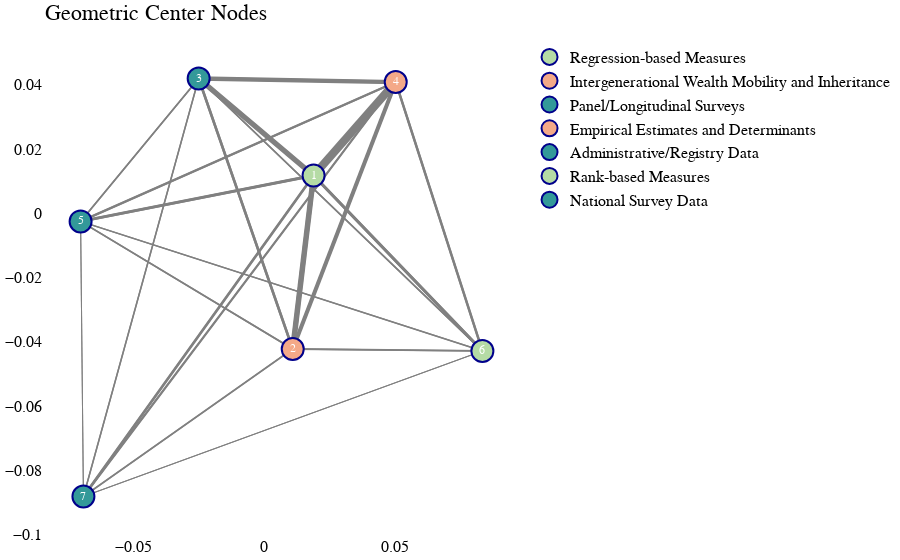
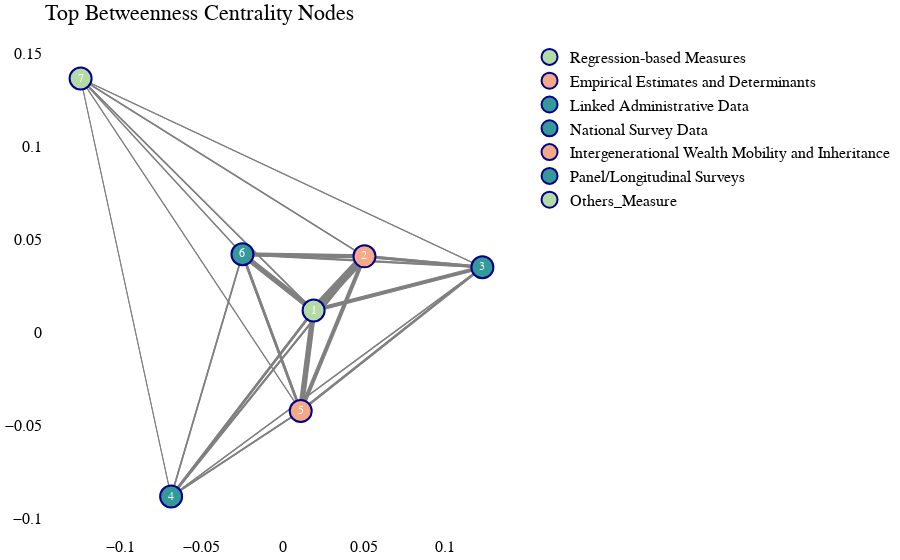
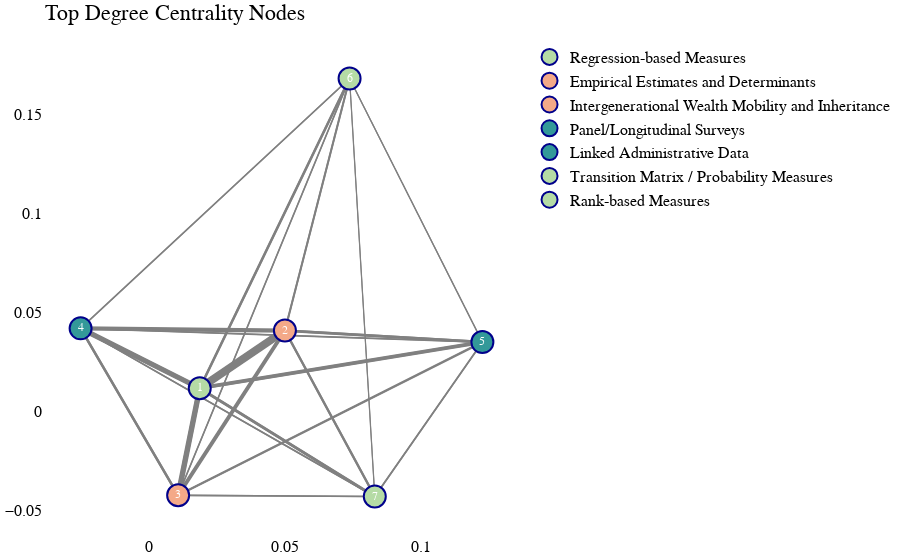

The notebook cell saved with these charts, in order:
### Markdown cell above
# By setting a radius around the centroid (0,0)

### Code cell
import pandas as pd
import plotly.graph_objects as go
import networkx as nx
import math

# Load your CSV
df_feature_edges = pd.read_csv(f'{path}/results/weights_properties_citations_noTypeYear.csv')

# Build the graph
G = nx.DiGraph()
for _, row in df_feature_edges.iterrows():
    G.add_edge(row['from_val'], row['to_val'], weight=row['weight'])

# Layout
pos = nx.spring_layout(G, seed=42, k=5 / math.sqrt(G.order()))

# --- CENTRALITY METRICS ---
betweenness = nx.betweenness_centrality(G)
degree = dict(G.degree())

# How many top central nodes to show
top_k = 7  # total = 31

# Top-k nodes by betweenness centrality
top_betweenness_nodes = sorted(betweenness, key=betweenness.get, reverse=True)[:top_k]
# Top-k nodes by degree centrality
top_degree_nodes = sorted(degree, key=degree.get, reverse=True)[:top_k]

# --- GEOMETRIC CENTER ZONE ---
center_radius = 0.1
geometric_center_nodes = [node for node, (x, y) in pos.items() if abs(x) <= center_radius and abs(y) <= center_radius]

# --- CREATE SUBGRAPH FUNCTION ---
def make_subgraph_plot(subgraph_nodes_ordered, centrality_dict, title):
    G_sub = G.subgraph(subgraph_nodes_ordered).copy()
    pos_sub = {n: pos[n] for n in G_sub.nodes()}
    
    edge_weights = [G_sub[u][v]['weight'] for u, v in G_sub.edges()]
    min_w, max_w = min(edge_weights, default=1), max(edge_weights, default=1)
    scaled_widths = [scale_weight(w, min_w, max_w) for w in edge_weights]
    
    # Edge traces
    edge_traces = []
    for (u, v), width in zip(G_sub.edges(), scaled_widths):
        edge_traces.append(go.Scatter(
            x=[pos_sub[u][0], pos_sub[v][0], None],
            y=[pos_sub[u][1], pos_sub[v][1], None],
            mode='lines',
            line=dict(width=width, color='gray'),
            showlegend=False,
        ))

    # Node traces with correct rank labels
    node_traces = []
    for i, node in enumerate(subgraph_nodes_ordered):
        x, y = pos_sub[node]
        rank_label = str(i + 1)  # ranked order (1 = highest centrality, or closest to center)
        node_traces.append(go.Scatter(
            x=[x],
            y=[y],
            mode='markers+text',
            text=[rank_label],
            textposition='middle center',
            textfont=dict(size=12, color='white'),
            marker=dict(
                size=22,
                color=color_labels.get(node, '#cccccc'),
                line=dict(width=2, color='darkblue')
            ),
            hoverinfo='text',
            name=node,
            showlegend=True
        ))

    return go.Figure(data=edge_traces + node_traces, layout=go.Layout(
        title=title,
        showlegend=True,
        hovermode='closest',
        plot_bgcolor='rgba(255,255,255,0)',
        margin=dict(b=20, l=5, r=5, t=40),
        font=dict(size=16, color='black'),
        font_family="Times New Roman",
        xaxis=dict(showgrid=False, zeroline=False),
        yaxis=dict(showgrid=False, zeroline=False)
    ))



# --- DISPLAY THREE PLOTS ---
# Sort geometric center nodes by distance to origin
geom_sorted = sorted(geometric_center_nodes, key=lambda n: pos[n][0]**2 + pos[n][1]**2)

fig_geom = make_subgraph_plot(geom_sorted, {}, 'Geometric Center Nodes')
fig_betw = make_subgraph_plot(top_betweenness_nodes, betweenness, 'Top Betweenness Centrality Nodes')
fig_deg = make_subgraph_plot(top_degree_nodes, degree, 'Top Degree Centrality Nodes')

fig_geom.show()
fig_betw.show()
fig_deg.show()

### Figure 1 — Plotly figure (JSON) as saved in the notebook; plotly's stock layout.template omitted (floating-point values rounded to 4 significant figures)
{"data": [{"line": {"color": "gray", "width": 2.888}, "mode": "lines", "showlegend": false, "type": "scatter", "x": [-0.07005, 0.01878, null], "y": [-0.002504, 0.01177, null]}, {"line": {"color": "gray", "width": 2.384}, "mode": "lines", "showlegend": false, "type": "scatter", "x": [-0.07005, 0.0501, null], "y": [-0.002504, 0.04087, null]}, {"line": {"color": "gray", "width": 1.661}, "mode": "lines", "showlegend": false, "type": "scatter", "x": [-0.07005, 0.01083, null], "y": [-0.002504, -0.04222, null]}, {"line": {"color": "gray", "width": 1.59}, "mode": "lines", "showlegend": false, "type": "scatter", "x": [-0.07005, -0.02503, null], "y": [-0.002504, 0.04196, null]}, {"line": {"color": "gray", "width": 1.433}, "mode": "lines", "showlegend": false, "type": "scatter", "x": [-0.07005, 0.08316, null], "y": [-0.002504, -0.04282, null]}, {"line": {"color": "gray", "width": 1}, "mode": "lines", "showlegend": false, "type": "scatter", "x": [-0.07005, -0.06897, null], "y": [-0.002504, -0.08811, null]}, {"line": {"color": "gray", "width": 6.34}, "mode": "lines", "showlegend": false, "type": "scatter", "x": [0.0501, 0.01878, null], "y": [0.04087, 0.01177, null]}, {"line": {"color": "gray", "width": 2.872}, "mode": "lines", "showlegend": false, "type": "scatter", "x": [0.0501, -0.02503, null], "y": [0.04087, 0.04196, null]}, {"line": {"color": "gray", "width": 2.636}, "mode": "lines", "showlegend": false, "type": "scatter", "x": [0.0501, 0.01083, null], "y": [0.04087, -0.04222, null]}, {"line": {"color": "gray", "width": 2.172}, "mode": "lines", "showlegend": false, "type": "scatter", "x": [0.0501, 0.08316, null], "y": [0.04087, -0.04282, null]}, {"line": {"color": "gray", "width": 1.92}, "mode": "lines", "showlegend": false, "type": "scatter", "x": [0.0501, -0.07005, null], "y": [0.04087, -0.002504, null]}, {"line": {"color": "gray", "width": 1.362}, "mode": "lines", "showlegend": false, "type": "scatter", "x": [0.0501, -0.06897, null], "y": [0.04087, -0.08811, null]}, {"line": {"color": "gray", "width": 5.247}, "mode": "lines", "showlegend": false, "type": "scatter", "x": [-0.02503, 0.01878, null], "y": [0.04196, 0.01177, null]}, {"line": {"color": "gray", "width": 4.264}, "mode": "lines", "showlegend": false, "type": "scatter", "x": [-0.02503, 0.0501, null], "y": [0.04196, 0.04087, null]}, {"line": {"color": "gray", "width": 2.439}, "mode": "lines", "showlegend": false, "type": "scatter", "x": [-0.02503, 0.01083, null], "y": [0.04196, -0.04222, null]}, {"line": {"color": "gray", "width": 1.661}, "mode": "lines", "showlegend": false, "type": "scatter", "x": [-0.02503, 0.08316, null], "y": [0.04196, -0.04282, null]}, {"line": {"color": "gray", "width": 1.566}, "mode": "lines", "showlegend": false, "type": "scatter", "x": [-0.02503, -0.07005, null], "y": [0.04196, -0.002504, null]}, {"line": {"color": "gray", "width": 1.37}, "mode": "lines", "showlegend": false, "type": "scatter", "x": [-0.02503, -0.06897, null], "y": [0.04196, -0.08811, null]}, {"line": {"color": "gray", "width": 5.507}, "mode": "lines", "showlegend": false, "type": "scatter", "x": [0.01083, 0.01878, null], "y": [-0.04222, 0.01177, null]}, {"line": {"color": "gray", "width": 4.036}, "mode": "lines", "showlegend": false, "type": "scatter", "x": [0.01083, 0.0501, null], "y": [-0.04222, 0.04087, null]}, {"line": {"color": "gray", "width": 2.518}, "mode": "lines", "showlegend": false, "type": "scatter", "x": [0.01083, -0.02503, null], "y": [-0.04222, 0.04196, null]}, {"line": {"color": "gray", "width": 1.787}, "mode": "lines", "showlegend": false, "type": "scatter", "x": [0.01083, 0.08316, null], "y": [-0.04222, -0.04282, null]}, {"line": {"color": "gray", "width": 1.684}, "mode": "lines", "showlegend": false, "type": "scatter", "x": [0.01083, -0.07005, null], "y": [-0.04222, -0.002504, null]}, {"line": {"color": "gray", "width": 1.37}, "mode": "lines", "showlegend": false, "type": "scatter", "x": [0.01083, -0.06897, null], "y": [-0.04222, -0.08811, null]}, {"line": {"color": "gray", "width": 2.667}, "mode": "lines", "showlegend": false, "type": "scatter", "x": [-0.06897, 0.01878, null], "y": [-0.08811, 0.01177, null]}, {"line": {"color": "gray", "width": 2.101}, "mode": "lines", "showlegend": false, "type": "scatter", "x": [-0.06897, 0.0501, null], "y": [-0.08811, 0.04087, null]}, {"line": {"color": "gray", "width": 1.645}, "mode": "lines", "showlegend": false, "type": "scatter", "x": [-0.06897, 0.01083, null], "y": [-0.08811, -0.04222, null]}, {"line": {"color": "gray", "width": 1.488}, "mode": "lines", "showlegend": false, "type": "scatter", "x": [-0.06897, -0.02503, null], "y": [-0.08811, 0.04196, null]}, {"line": {"color": "gray", "width": 1.079}, "mode": "lines", "showlegend": false, "type": "scatter", "x": [-0.06897, 0.08316, null], "y": [-0.08811, -0.04282, null]}, {"line": {"color": "gray", "width": 1.031}, "mode": "lines", "showlegend": false, "type": "scatter", "x": [-0.06897, -0.07005, null], "y": [-0.08811, -0.002504, null]}, {"line": {"color": "gray", "width": 2.919}, "mode": "lines", "showlegend": false, "type": "scatter", "x": [0.08316, 0.01878, null], "y": [-0.04282, 0.01177, null]}, {"line": {"color": "gray", "width": 2.494}, "mode": "lines", "showlegend": false, "type": "scatter", "x": [0.08316, 0.0501, null], "y": [-0.04282, 0.04087, null]}, {"line": {"color": "gray", "width": 1.645}, "mode": "lines", "showlegend": false, "type": "scatter", "x": [0.08316, 0.01083, null], "y": [-0.04282, -0.04222, null]}, {"line": {"color": "gray", "width": 1.551}, "mode": "lines", "showlegend": false, "type": "scatter", "x": [0.08316, -0.02503, null], "y": [-0.04282, 0.04196, null]}, {"line": {"color": "gray", "width": 1.378}, "mode": "lines", "showlegend": false, "type": "scatter", "x": [0.08316, -0.07005, null], "y": [-0.04282, -0.002504, null]}, {"line": {"color": "gray", "width": 1}, "mode": "lines", "showlegend": false, "type": "scatter", "x": [0.08316, -0.06897, null], "y": [-0.04282, -0.08811, null]}, {"line": {"color": "gray", "width": 8}, "mode": "lines", "showlegend": false, "type": "scatter", "x": [0.01878, 0.0501, null], "y": [0.01177, 0.04087, null]}, {"line": {"color": "gray", "width": 4.421}, "mode": "lines", "showlegend": false, "type": "scatter", "x": [0.01878, 0.01083, null], "y": [0.01177, -0.04222, null]}, {"line": {"color": "gray", "width": 4.193}, "mode": "lines", "showlegend": false, "type": "scatter", "x": [0.01878, -0.02503, null], "y": [0.01177, 0.04196, null]}, {"line": {"color": "gray", "width": 2.667}, "mode": "lines", "showlegend": false, "type": "scatter", "x": [0.01878, 0.08316, null], "y": [0.01177, -0.04282, null]}, {"line": {"color": "gray", "width": 2.542}, "mode": "lines", "showlegend": false, "type": "scatter", "x": [0.01878, -0.07005, null], "y": [0.01177, -0.002504, null]}, {"line": {"color": "gray", "width": 1.936}, "mode": "lines", "showlegend": false, "type": "scatter", "x": [0.01878, -0.06897, null], "y": [0.01177, -0.08811, null]}, {"hoverinfo": "text", "marker": {"color": "#B5DBA5", "line": {"color": "darkblue", "width": 2}, "size": 22}, "mode": "markers+text", "name": "Regression‐based Measures", "showlegend": true, "text": ["1"], "textfont": {"color": "white", "size": 12}, "textposition": "middle center", "type": "scatter", "x": [0.01878], "y": [0.01177]}, {"hoverinfo": "text", "marker": {"color": "#F4A988", "line": {"color": "darkblue", "width": 2}, "size": 22}, "mode": "markers+text", "name": "Intergenerational Wealth Mobility and Inheritance", "showlegend": true, "text": ["2"], "textfont": {"color": "white", "size": 12}, "textposition": "middle center", "type": "scatter", "x": [0.01083], "y": [-0.04222]}, {"hoverinfo": "text", "marker": {"color": "#339999", "line": {"color": "darkblue", "width": 2}, "size": 22}, "mode": "markers+text", "name": "Panel/Longitudinal Surveys", "showlegend": true, "text": ["3"], "textfont": {"color": "white", "size": 12}, "textposition": "middle center", "type": "scatter", "x": [-0.02503], "y": [0.04196]}, {"hoverinfo": "text", "marker": {"color": "#F4A988", "line": {"color": "darkblue", "width": 2}, "size": 22}, "mode": "markers+text", "name": "Empirical Estimates and Determinants", "showlegend": true, "text": ["4"], "textfont": {"color": "white", "size": 12}, "textposition": "middle center", "type": "scatter", "x": [0.0501], "y": [0.04087]}, {"hoverinfo": "text", "marker": {"color": "#339999", "line": {"color": "darkblue", "width": 2}, "size": 22}, "mode": "markers+text", "name": "Administrative/Registry Data", "showlegend": true, "text": ["5"], "textfont": {"color": "white", "size": 12}, "textposition": "middle center", "type": "scatter", "x": [-0.07005], "y": [-0.002504]}, {"hoverinfo": "text", "marker": {"color": "#B5DBA5", "line": {"color": "darkblue", "width": 2}, "size": 22}, "mode": "markers+text", "name": "Rank‐based Measures", "showlegend": true, "text": ["6"], "textfont": {"color": "white", "size": 12}, "textposition": "middle center", "type": "scatter", "x": [0.08316], "y": [-0.04282]}, {"hoverinfo": "text", "marker": {"color": "#339999", "line": {"color": "darkblue", "width": 2}, "size": 22}, "mode": "markers+text", "name": "National Survey Data", "showlegend": true, "text": ["7"], "textfont": {"color": "white", "size": 12}, "textposition": "middle center", "type": "scatter", "x": [-0.06897], "y": [-0.08811]}], "layout": {"font": {"color": "black", "family": "Times New Roman", "size": 16}, "hovermode": "closest", "margin": {"b": 20, "l": 5, "r": 5, "t": 40}, "plot_bgcolor": "rgba(255,255,255,0)", "showlegend": true, "title": {"text": "Geometric Center Nodes"}, "xaxis": {"showgrid": false, "zeroline": false}, "yaxis": {"showgrid": false, "zeroline": false}}}

### Figure 2 — Plotly figure (JSON) as saved in the notebook; plotly's stock layout.template omitted (floating-point values rounded to 4 significant figures)
{"data": [{"line": {"color": "gray", "width": 1.678}, "mode": "lines", "showlegend": false, "type": "scatter", "x": [-0.1247, 0.01878, null], "y": [0.1364, 0.01177, null]}, {"line": {"color": "gray", "width": 1.624}, "mode": "lines", "showlegend": false, "type": "scatter", "x": [-0.1247, 0.0501, null], "y": [0.1364, 0.04087, null]}, {"line": {"color": "gray", "width": 1.308}, "mode": "lines", "showlegend": false, "type": "scatter", "x": [-0.1247, -0.02503, null], "y": [0.1364, 0.04196, null]}, {"line": {"color": "gray", "width": 1.254}, "mode": "lines", "showlegend": false, "type": "scatter", "x": [-0.1247, 0.1227, null], "y": [0.1364, 0.03503, null]}, {"line": {"color": "gray", "width": 1.2}, "mode": "lines", "showlegend": false, "type": "scatter", "x": [-0.1247, 0.01083, null], "y": [0.1364, -0.04222, null]}, {"line": {"color": "gray", "width": 1.046}, "mode": "lines", "showlegend": false, "type": "scatter", "x": [-0.1247, -0.06897, null], "y": [0.1364, -0.08811, null]}, {"line": {"color": "gray", "width": 6.373}, "mode": "lines", "showlegend": false, "type": "scatter", "x": [0.0501, 0.01878, null], "y": [0.04087, 0.01177, null]}, {"line": {"color": "gray", "width": 2.974}, "mode": "lines", "showlegend": false, "type": "scatter", "x": [0.0501, -0.02503, null], "y": [0.04087, 0.04196, null]}, {"line": {"color": "gray", "width": 2.958}, "mode": "lines", "showlegend": false, "type": "scatter", "x": [0.0501, 0.1227, null], "y": [0.04087, 0.03503, null]}, {"line": {"color": "gray", "width": 2.742}, "mode": "lines", "showlegend": false, "type": "scatter", "x": [0.0501, 0.01083, null], "y": [0.04087, -0.04222, null]}, {"line": {"color": "gray", "width": 1.493}, "mode": "lines", "showlegend": false, "type": "scatter", "x": [0.0501, -0.06897, null], "y": [0.04087, -0.08811, null]}, {"line": {"color": "gray", "width": 1.2}, "mode": "lines", "showlegend": false, "type": "scatter", "x": [0.0501, -0.1247, null], "y": [0.04087, 0.1364, null]}, {"line": {"color": "gray", "width": 5.302}, "mode": "lines", "showlegend": false, "type": "scatter", "x": [-0.02503, 0.01878, null], "y": [0.04196, 0.01177, null]}, {"line": {"color": "gray", "width": 4.338}, "mode": "lines", "showlegend": false, "type": "scatter", "x": [-0.02503, 0.0501, null], "y": [0.04196, 0.04087, null]}, {"line": {"color": "gray", "width": 2.55}, "mode": "lines", "showlegend": false, "type": "scatter", "x": [-0.02503, 0.01083, null], "y": [0.04196, -0.04222, null]}, {"line": {"color": "gray", "width": 2.164}, "mode": "lines", "showlegend": false, "type": "scatter", "x": [-0.02503, 0.1227, null], "y": [0.04196, 0.03503, null]}, {"line": {"color": "gray", "width": 1.501}, "mode": "lines", "showlegend": false, "type": "scatter", "x": [-0.02503, -0.06897, null], "y": [0.04196, -0.08811, null]}, {"line": {"color": "gray", "width": 1.062}, "mode": "lines", "showlegend": false, "type": "scatter", "x": [-0.02503, -0.1247, null], "y": [0.04196, 0.1364, null]}, {"line": {"color": "gray", "width": 5.556}, "mode": "lines", "showlegend": false, "type": "scatter", "x": [0.01083, 0.01878, null], "y": [-0.04222, 0.01177, null]}, {"line": {"color": "gray", "width": 4.115}, "mode": "lines", "showlegend": false, "type": "scatter", "x": [0.01083, 0.0501, null], "y": [-0.04222, 0.04087, null]}, {"line": {"color": "gray", "width": 2.627}, "mode": "lines", "showlegend": false, "type": "scatter", "x": [0.01083, -0.02503, null], "y": [-0.04222, 0.04196, null]}, {"line": {"color": "gray", "width": 2.542}, "mode": "lines", "showlegend": false, "type": "scatter", "x": [0.01083, 0.1227, null], "y": [-0.04222, 0.03503, null]}, {"line": {"color": "gray", "width": 1.501}, "mode": "lines", "showlegend": false, "type": "scatter", "x": [0.01083, -0.06897, null], "y": [-0.04222, -0.08811, null]}, {"line": {"color": "gray", "width": 1.054}, "mode": "lines", "showlegend": false, "type": "scatter", "x": [0.01083, -0.1247, null], "y": [-0.04222, 0.1364, null]}, {"line": {"color": "gray", "width": 2.773}, "mode": "lines", "showlegend": false, "type": "scatter", "x": [-0.06897, 0.01878, null], "y": [-0.08811, 0.01177, null]}, {"line": {"color": "gray", "width": 2.218}, "mode": "lines", "showlegend": false, "type": "scatter", "x": [-0.06897, 0.0501, null], "y": [-0.08811, 0.04087, null]}, {"line": {"color": "gray", "width": 1.771}, "mode": "lines", "showlegend": false, "type": "scatter", "x": [-0.06897, 0.01083, null], "y": [-0.08811, -0.04222, null]}, {"line": {"color": "gray", "width": 1.617}, "mode": "lines", "showlegend": false, "type": "scatter", "x": [-0.06897, -0.02503, null], "y": [-0.08811, 0.04196, null]}, {"line": {"color": "gray", "width": 1.486}, "mode": "lines", "showlegend": false, "type": "scatter", "x": [-0.06897, 0.1227, null], "y": [-0.08811, 0.03503, null]}, {"line": {"color": "gray", "width": 1}, "mode": "lines", "showlegend": false, "type": "scatter", "x": [-0.06897, -0.1247, null], "y": [-0.08811, 0.1364, null]}, {"line": {"color": "gray", "width": 8}, "mode": "lines", "showlegend": false, "type": "scatter", "x": [0.01878, 0.0501, null], "y": [0.01177, 0.04087, null]}, {"line": {"color": "gray", "width": 4.492}, "mode": "lines", "showlegend": false, "type": "scatter", "x": [0.01878, 0.01083, null], "y": [0.01177, -0.04222, null]}, {"line": {"color": "gray", "width": 4.269}, "mode": "lines", "showlegend": false, "type": "scatter", "x": [0.01878, -0.02503, null], "y": [0.01177, 0.04196, null]}, {"line": {"color": "gray", "width": 3.96}, "mode": "lines", "showlegend": false, "type": "scatter", "x": [0.01878, 0.1227, null], "y": [0.01177, 0.03503, null]}, {"line": {"color": "gray", "width": 2.056}, "mode": "lines", "showlegend": false, "type": "scatter", "x": [0.01878, -0.06897, null], "y": [0.01177, -0.08811, null]}, {"line": {"color": "gray", "width": 1.254}, "mode": "lines", "showlegend": false, "type": "scatter", "x": [0.01878, -0.1247, null], "y": [0.01177, 0.1364, null]}, {"line": {"color": "gray", "width": 3.097}, "mode": "lines", "showlegend": false, "type": "scatter", "x": [0.1227, 0.01878, null], "y": [0.03503, 0.01177, null]}, {"line": {"color": "gray", "width": 2.742}, "mode": "lines", "showlegend": false, "type": "scatter", "x": [0.1227, 0.0501, null], "y": [0.03503, 0.04087, null]}, {"line": {"color": "gray", "width": 1.771}, "mode": "lines", "showlegend": false, "type": "scatter", "x": [0.1227, 0.01083, null], "y": [0.03503, -0.04222, null]}, {"line": {"color": "gray", "width": 1.524}, "mode": "lines", "showlegend": false, "type": "scatter", "x": [0.1227, -0.02503, null], "y": [0.03503, 0.04196, null]}, {"line": {"color": "gray", "width": 1.108}, "mode": "lines", "showlegend": false, "type": "scatter", "x": [0.1227, -0.06897, null], "y": [0.03503, -0.08811, null]}, {"line": {"color": "gray", "width": 1.077}, "mode": "lines", "showlegend": false, "type": "scatter", "x": [0.1227, -0.1247, null], "y": [0.03503, 0.1364, null]}, {"hoverinfo": "text", "marker": {"color": "#B5DBA5", "line": {"color": "darkblue", "width": 2}, "size": 22}, "mode": "markers+text", "name": "Regression‐based Measures", "showlegend": true, "text": ["1"], "textfont": {"color": "white", "size": 12}, "textposition": "middle center", "type": "scatter", "x": [0.01878], "y": [0.01177]}, {"hoverinfo": "text", "marker": {"color": "#F4A988", "line": {"color": "darkblue", "width": 2}, "size": 22}, "mode": "markers+text", "name": "Empirical Estimates and Determinants", "showlegend": true, "text": ["2"], "textfont": {"color": "white", "size": 12}, "textposition": "middle center", "type": "scatter", "x": [0.0501], "y": [0.04087]}, {"hoverinfo": "text", "marker": {"color": "#339999", "line": {"color": "darkblue", "width": 2}, "size": 22}, "mode": "markers+text", "name": "Linked Administrative Data", "showlegend": true, "text": ["3"], "textfont": {"color": "white", "size": 12}, "textposition": "middle center", "type": "scatter", "x": [0.1227], "y": [0.03503]}, {"hoverinfo": "text", "marker": {"color": "#339999", "line": {"color": "darkblue", "width": 2}, "size": 22}, "mode": "markers+text", "name": "National Survey Data", "showlegend": true, "text": ["4"], "textfont": {"color": "white", "size": 12}, "textposition": "middle center", "type": "scatter", "x": [-0.06897], "y": [-0.08811]}, {"hoverinfo": "text", "marker": {"color": "#F4A988", "line": {"color": "darkblue", "width": 2}, "size": 22}, "mode": "markers+text", "name": "Intergenerational Wealth Mobility and Inheritance", "showlegend": true, "text": ["5"], "textfont": {"color": "white", "size": 12}, "textposition": "middle center", "type": "scatter", "x": [0.01083], "y": [-0.04222]}, {"hoverinfo": "text", "marker": {"color": "#339999", "line": {"color": "darkblue", "width": 2}, "size": 22}, "mode": "markers+text", "name": "Panel/Longitudinal Surveys", "showlegend": true, "text": ["6"], "textfont": {"color": "white", "size": 12}, "textposition": "middle center", "type": "scatter", "x": [-0.02503], "y": [0.04196]}, {"hoverinfo": "text", "marker": {"color": "#B5DBA5", "line": {"color": "darkblue", "width": 2}, "size": 22}, "mode": "markers+text", "name": "Others_Measure", "showlegend": true, "text": ["7"], "textfont": {"color": "white", "size": 12}, "textposition": "middle center", "type": "scatter", "x": [-0.1247], "y": [0.1364]}], "layout": {"font": {"color": "black", "family": "Times New Roman", "size": 16}, "hovermode": "closest", "margin": {"b": 20, "l": 5, "r": 5, "t": 40}, "plot_bgcolor": "rgba(255,255,255,0)", "showlegend": true, "title": {"text": "Top Betweenness Centrality Nodes"}, "xaxis": {"showgrid": false, "zeroline": false}, "yaxis": {"showgrid": false, "zeroline": false}}}

### Figure 3 — Plotly figure (JSON) as saved in the notebook; plotly's stock layout.template omitted (floating-point values rounded to 4 significant figures)
{"data": [{"line": {"color": "gray", "width": 6.312}, "mode": "lines", "showlegend": false, "type": "scatter", "x": [0.0501, 0.01878, null], "y": [0.04087, 0.01177, null]}, {"line": {"color": "gray", "width": 2.784}, "mode": "lines", "showlegend": false, "type": "scatter", "x": [0.0501, -0.02503, null], "y": [0.04087, 0.04196, null]}, {"line": {"color": "gray", "width": 2.768}, "mode": "lines", "showlegend": false, "type": "scatter", "x": [0.0501, 0.1227, null], "y": [0.04087, 0.03503, null]}, {"line": {"color": "gray", "width": 2.544}, "mode": "lines", "showlegend": false, "type": "scatter", "x": [0.0501, 0.01083, null], "y": [0.04087, -0.04222, null]}, {"line": {"color": "gray", "width": 2.072}, "mode": "lines", "showlegend": false, "type": "scatter", "x": [0.0501, 0.08316, null], "y": [0.04087, -0.04282, null]}, {"line": {"color": "gray", "width": 2.048}, "mode": "lines", "showlegend": false, "type": "scatter", "x": [0.0501, 0.07388, null], "y": [0.04087, 0.168, null]}, {"line": {"color": "gray", "width": 5.2}, "mode": "lines", "showlegend": false, "type": "scatter", "x": [-0.02503, 0.01878, null], "y": [0.04196, 0.01177, null]}, {"line": {"color": "gray", "width": 4.2}, "mode": "lines", "showlegend": false, "type": "scatter", "x": [-0.02503, 0.0501, null], "y": [0.04196, 0.04087, null]}, {"line": {"color": "gray", "width": 2.344}, "mode": "lines", "showlegend": false, "type": "scatter", "x": [-0.02503, 0.01083, null], "y": [0.04196, -0.04222, null]}, {"line": {"color": "gray", "width": 1.944}, "mode": "lines", "showlegend": false, "type": "scatter", "x": [-0.02503, 0.1227, null], "y": [0.04196, 0.03503, null]}, {"line": {"color": "gray", "width": 1.64}, "mode": "lines", "showlegend": false, "type": "scatter", "x": [-0.02503, 0.07388, null], "y": [0.04196, 0.168, null]}, {"line": {"color": "gray", "width": 1.552}, "mode": "lines", "showlegend": false, "type": "scatter", "x": [-0.02503, 0.08316, null], "y": [0.04196, -0.04282, null]}, {"line": {"color": "gray", "width": 1.928}, "mode": "lines", "showlegend": false, "type": "scatter", "x": [0.07388, 0.01878, null], "y": [0.168, 0.01177, null]}, {"line": {"color": "gray", "width": 1.64}, "mode": "lines", "showlegend": false, "type": "scatter", "x": [0.07388, 0.0501, null], "y": [0.168, 0.04087, null]}, {"line": {"color": "gray", "width": 1.2}, "mode": "lines", "showlegend": false, "type": "scatter", "x": [0.07388, -0.02503, null], "y": [0.168, 0.04196, null]}, {"line": {"color": "gray", "width": 1.184}, "mode": "lines", "showlegend": false, "type": "scatter", "x": [0.07388, 0.1227, null], "y": [0.168, 0.03503, null]}, {"line": {"color": "gray", "width": 1.168}, "mode": "lines", "showlegend": false, "type": "scatter", "x": [0.07388, 0.01083, null], "y": [0.168, -0.04222, null]}, {"line": {"color": "gray", "width": 1}, "mode": "lines", "showlegend": false, "type": "scatter", "x": [0.07388, 0.08316, null], "y": [0.168, -0.04282, null]}, {"line": {"color": "gray", "width": 5.464}, "mode": "lines", "showlegend": false, "type": "scatter", "x": [0.01083, 0.01878, null], "y": [-0.04222, 0.01177, null]}, {"line": {"color": "gray", "width": 3.968}, "mode": "lines", "showlegend": false, "type": "scatter", "x": [0.01083, 0.0501, null], "y": [-0.04222, 0.04087, null]}, {"line": {"color": "gray", "width": 2.424}, "mode": "lines", "showlegend": false, "type": "scatter", "x": [0.01083, -0.02503, null], "y": [-0.04222, 0.04196, null]}, {"line": {"color": "gray", "width": 2.336}, "mode": "lines", "showlegend": false, "type": "scatter", "x": [0.01083, 0.1227, null], "y": [-0.04222, 0.03503, null]}, {"line": {"color": "gray", "width": 1.68}, "mode": "lines", "showlegend": false, "type": "scatter", "x": [0.01083, 0.08316, null], "y": [-0.04222, -0.04282, null]}, {"line": {"color": "gray", "width": 1.656}, "mode": "lines", "showlegend": false, "type": "scatter", "x": [0.01083, 0.07388, null], "y": [-0.04222, 0.168, null]}, {"line": {"color": "gray", "width": 2.832}, "mode": "lines", "showlegend": false, "type": "scatter", "x": [0.08316, 0.01878, null], "y": [-0.04282, 0.01177, null]}, {"line": {"color": "gray", "width": 2.4}, "mode": "lines", "showlegend": false, "type": "scatter", "x": [0.08316, 0.0501, null], "y": [-0.04282, 0.04087, null]}, {"line": {"color": "gray", "width": 1.76}, "mode": "lines", "showlegend": false, "type": "scatter", "x": [0.08316, 0.1227, null], "y": [-0.04282, 0.03503, null]}, {"line": {"color": "gray", "width": 1.536}, "mode": "lines", "showlegend": false, "type": "scatter", "x": [0.08316, 0.01083, null], "y": [-0.04282, -0.04222, null]}, {"line": {"color": "gray", "width": 1.44}, "mode": "lines", "showlegend": false, "type": "scatter", "x": [0.08316, -0.02503, null], "y": [-0.04282, 0.04196, null]}, {"line": {"color": "gray", "width": 1.256}, "mode": "lines", "showlegend": false, "type": "scatter", "x": [0.08316, 0.07388, null], "y": [-0.04282, 0.168, null]}, {"line": {"color": "gray", "width": 8}, "mode": "lines", "showlegend": false, "type": "scatter", "x": [0.01878, 0.0501, null], "y": [0.01177, 0.04087, null]}, {"line": {"color": "gray", "width": 4.36}, "mode": "lines", "showlegend": false, "type": "scatter", "x": [0.01878, 0.01083, null], "y": [0.01177, -0.04222, null]}, {"line": {"color": "gray", "width": 4.128}, "mode": "lines", "showlegend": false, "type": "scatter", "x": [0.01878, -0.02503, null], "y": [0.01177, 0.04196, null]}, {"line": {"color": "gray", "width": 3.808}, "mode": "lines", "showlegend": false, "type": "scatter", "x": [0.01878, 0.1227, null], "y": [0.01177, 0.03503, null]}, {"line": {"color": "gray", "width": 2.616}, "mode": "lines", "showlegend": false, "type": "scatter", "x": [0.01878, 0.07388, null], "y": [0.01177, 0.168, null]}, {"line": {"color": "gray", "width": 2.576}, "mode": "lines", "showlegend": false, "type": "scatter", "x": [0.01878, 0.08316, null], "y": [0.01177, -0.04282, null]}, {"line": {"color": "gray", "width": 2.912}, "mode": "lines", "showlegend": false, "type": "scatter", "x": [0.1227, 0.01878, null], "y": [0.03503, 0.01177, null]}, {"line": {"color": "gray", "width": 2.544}, "mode": "lines", "showlegend": false, "type": "scatter", "x": [0.1227, 0.0501, null], "y": [0.03503, 0.04087, null]}, {"line": {"color": "gray", "width": 1.536}, "mode": "lines", "showlegend": false, "type": "scatter", "x": [0.1227, 0.01083, null], "y": [0.03503, -0.04222, null]}, {"line": {"color": "gray", "width": 1.432}, "mode": "lines", "showlegend": false, "type": "scatter", "x": [0.1227, 0.08316, null], "y": [0.03503, -0.04282, null]}, {"line": {"color": "gray", "width": 1.32}, "mode": "lines", "showlegend": false, "type": "scatter", "x": [0.1227, 0.07388, null], "y": [0.03503, 0.168, null]}, {"line": {"color": "gray", "width": 1.28}, "mode": "lines", "showlegend": false, "type": "scatter", "x": [0.1227, -0.02503, null], "y": [0.03503, 0.04196, null]}, {"hoverinfo": "text", "marker": {"color": "#B5DBA5", "line": {"color": "darkblue", "width": 2}, "size": 22}, "mode": "markers+text", "name": "Regression‐based Measures", "showlegend": true, "text": ["1"], "textfont": {"color": "white", "size": 12}, "textposition": "middle center", "type": "scatter", "x": [0.01878], "y": [0.01177]}, {"hoverinfo": "text", "marker": {"color": "#F4A988", "line": {"color": "darkblue", "width": 2}, "size": 22}, "mode": "markers+text", "name": "Empirical Estimates and Determinants", "showlegend": true, "text": ["2"], "textfont": {"color": "white", "size": 12}, "textposition": "middle center", "type": "scatter", "x": [0.0501], "y": [0.04087]}, {"hoverinfo": "text", "marker": {"color": "#F4A988", "line": {"color": "darkblue", "width": 2}, "size": 22}, "mode": "markers+text", "name": "Intergenerational Wealth Mobility and Inheritance", "showlegend": true, "text": ["3"], "textfont": {"color": "white", "size": 12}, "textposition": "middle center", "type": "scatter", "x": [0.01083], "y": [-0.04222]}, {"hoverinfo": "text", "marker": {"color": "#339999", "line": {"color": "darkblue", "width": 2}, "size": 22}, "mode": "markers+text", "name": "Panel/Longitudinal Surveys", "showlegend": true, "text": ["4"], "textfont": {"color": "white", "size": 12}, "textposition": "middle center", "type": "scatter", "x": [-0.02503], "y": [0.04196]}, {"hoverinfo": "text", "marker": {"color": "#339999", "line": {"color": "darkblue", "width": 2}, "size": 22}, "mode": "markers+text", "name": "Linked Administrative Data", "showlegend": true, "text": ["5"], "textfont": {"color": "white", "size": 12}, "textposition": "middle center", "type": "scatter", "x": [0.1227], "y": [0.03503]}, {"hoverinfo": "text", "marker": {"color": "#B5DBA5", "line": {"color": "darkblue", "width": 2}, "size": 22}, "mode": "markers+text", "name": "Transition Matrix / Probability Measures", "showlegend": true, "text": ["6"], "textfont": {"color": "white", "size": 12}, "textposition": "middle center", "type": "scatter", "x": [0.07388], "y": [0.168]}, {"hoverinfo": "text", "marker": {"color": "#B5DBA5", "line": {"color": "darkblue", "width": 2}, "size": 22}, "mode": "markers+text", "name": "Rank‐based Measures", "showlegend": true, "text": ["7"], "textfont": {"color": "white", "size": 12}, "textposition": "middle center", "type": "scatter", "x": [0.08316], "y": [-0.04282]}], "layout": {"font": {"color": "black", "family": "Times New Roman", "size": 16}, "hovermode": "closest", "margin": {"b": 20, "l": 5, "r": 5, "t": 40}, "plot_bgcolor": "rgba(255,255,255,0)", "showlegend": true, "title": {"text": "Top Degree Centrality Nodes"}, "xaxis": {"showgrid": false, "zeroline": false}, "yaxis": {"showgrid": false, "zeroline": false}}}
